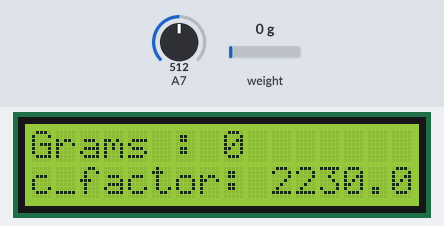
A sketch run on a simulated Arduino Nano, built with avr-gcc and run on an emulated ATmega328P. On the bench: 16×2 character LCD. The test bench sets the inputs (shaded band); at power-on: A7 = 512, weight on the scale 0 g. What the sketch prints to the serial monitor is not drawn.

Above: at 8.4 s.
8.5 s: A7 set to 502
11.3 s: weight on the scale set to 100 g
At 11.55 s:
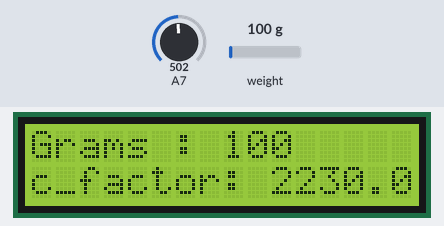
13.0 s: weight on the scale set to 1250 g
At 13.18 s:
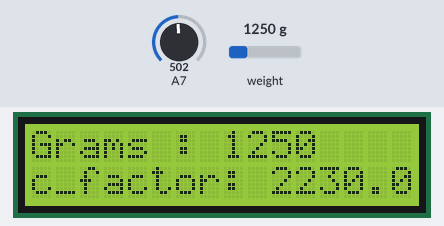
14.6 s: weight on the scale set to 27 g
At 14.82 s:
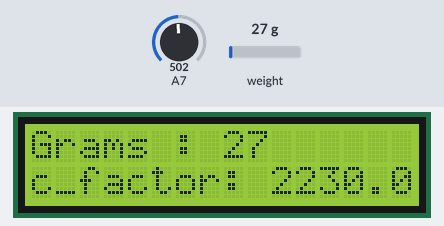

Measured:
- after the input at 11.3 s, the display: changes after 0.20 s (image 1)
- after the input at 13.0 s, the display: changes after 0.14 s (image 2)
- after the input at 14.6 s, the display: changes after 0.17 s (image 3)

The sketch:

weighing_scale_test_v1.0.ino
```cpp
/*
 Setup your scale and start the sketch WITHOUT a weight on the scale
 Once readings are displayed place the weight on the scale
 Press +/- or a/z to adjust the calibration_factor until the output readings match the known weight
 Arduino pin 6 -> HX711 CLK
 Arduino pin 5 -> HX711 DOUT
 Arduino pin 5V -> HX711 VCC
 Arduino pin GND -> HX711 GND
*/

/*
 *   The circuit:
 * LCD RS pin to digital pin 12
 * LCD Enable pin to digital pin 11
 * LCD D4 pin to digital pin 5
 * LCD D5 pin to digital pin 4
 * LCD D6 pin to digital pin 3
 * LCD D7 pin to digital pin 2
 * LCD R/W pin to ground
 * LCD VSS pin to ground
 * LCD VCC pin to 5V
 * 10K resistor:
 * ends to +5V and ground
 * wiper to LCD VO pin (pin 3)
 *
 * http://www.arduino.cc/en/Tutorial/LiquidCrystalHelloWorld
 */
// include the library code:
#include <LiquidCrystal.h>
#include "HX711.h"

HX711 scale(A1, A0);

const int rs = 12, en = 11, d4 = 5, d5 = 4, d6 = 3, d7 = 2;
LiquidCrystal lcd(rs, en, d4, d5, d6, d7);
float calibration_factor = 2230; // this calibration factor is adjusted according to my load cell
float units;
float ounces;

void setup() {
  // set up the LCD's number of columns and rows:
  lcd.begin(16, 2);
  boot_screen();
  Serial.begin(9600);
  Serial.println("HX711 calibration sketch");
  Serial.println("Remove all weight from scale");
  Serial.println("After readings begin, place known weight on scale");
  Serial.println("Press + or a to increase calibration factor");
  Serial.println("Press - or z to decrease calibration factor");

  scale.set_scale();
  scale.tare();  //Reset the scale to 0

  long zero_factor = scale.read_average(); //Get a baseline reading
  Serial.print("Zero factor: "); //This can be used to remove the need to tare the scale. Useful in permanent scale projects.
  Serial.println(zero_factor);
}

void loop() {

  numpad();

  scale.set_scale(calibration_factor); //Adjust to this calibration factor

  Serial.print("Reading: ");
  units = scale.get_units(), 10;
//  not to show negative value
  if (units < 0)
  {
    units = 0.00;
  }
  ounces = units * 0.035274;
  Serial.print(units);
//  value in float
//  Serial.print(round(units));
  Serial.print(" grams");
  Serial.print(" calibration_factor: ");
  Serial.print(calibration_factor);
  Serial.println();

  if(Serial.available())
  {
    char temp = Serial.read();
    if(temp == '+' || temp == 'a')
      calibration_factor += 1;
    else if(temp == '-' || temp == 'z')
      calibration_factor -= 1;
  }
//  LCD codes for printing
  lcd.setCursor(0, 0);
//  lcd.print(units);
//  value in float
  lcd.print("Grams : ");
  lcd.setCursor(8, 0);
  lcd.print(round(units));
  lcd.setCursor(0, 1);
  lcd.print("c_factor: ");
  lcd.print(calibration_factor);

  // clear screen for the next loop:
  delay(100);
  lcd.clear();


//  lcd.noDisplay();
//  delay(500);
//  // Turn on the display:
//  lcd.display();
//  delay(500);

  // Turn off the cursor:
//  lcd.noCursor();
//  delay(500);
//  // Turn on the cursor:
//  lcd.cursor();
//  delay(500);
}

void boot_screen(){
  lcd.setCursor(0, 0);
  lcd.print("Welcome !");
  lcd.setCursor(0, 1);
  lcd.print("+919094542212");
  delay(5000);
  lcd.clear();
  }

void numpad(){
  int adc_val;
  adc_val = analogRead(A7); /* Read input from keypad */
  if (adc_val>850)
  {
    Serial.print("Key Pressed : ");
    Serial.println("1");
    Serial.print(adc_val);
    delay(100);
  }
  else if ( adc_val>450  && adc_val<510)
  {
    Serial.print("Key Pressed : ");
    Serial.println("2");
    Serial.print(adc_val);
    delay(100);
  }
  else if ( adc_val>300  && adc_val<350)
  {
    Serial.print("Key Pressed : ");
    Serial.println("3");
    Serial.print(adc_val);
    delay(100);
  }
  else if ( adc_val>230  && adc_val<270)
  {
    Serial.print("Key Pressed : ");
    Serial.println("A");
    Serial.print(adc_val);
    delay(100);
  }
  else if ( adc_val>160  && adc_val<180)
  {
    Serial.print("Key Pressed : ");
    Serial.println("4");
    Serial.print(adc_val);
    delay(100);
  }
  else if ( adc_val>145  && adc_val<155)
  {
    Serial.print("Key Pressed : ");
    Serial.println("5");
    Serial.print(adc_val);
    delay(100);
  }
  else if ( adc_val>125  && adc_val<135)
  {
    Serial.print("Key Pressed : ");
    Serial.println("6");
    Serial.print(adc_val);
    delay(100);
  }
  else if ( adc_val>105  && adc_val<120)
  {
    delay(1000);
    if ( adc_val>105  && adc_val<120){
      Serial.print("Key Pressed : ");
      Serial.println("B");
      Serial.print(adc_val);
      // set over weight value
      while(1){

        }
      }


    delay(100);
  }
  else if ( adc_val>92  && adc_val<99)
  {
    Serial.print("Key Pressed : ");
    Serial.println("7");
    Serial.print(adc_val);
    delay(100);
  }
  else if ( adc_val>85  && adc_val<90)
  {
    Serial.print("Key Pressed : ");
    Serial.println("8");
    Serial.print(adc_val);
    delay(100);
  }
  else if ( adc_val>77  && adc_val<81)
  {
    Serial.print("Key Pressed : ");
    Serial.println("9");
    Serial.print(adc_val);
    delay(100);
  }
  else if ( adc_val>72  && adc_val<76)
  {
    delay(1000);
    if ( adc_val>72  && adc_val<76){
      Serial.print("Key Pressed : ");
      Serial.println("C");
      Serial.print(adc_val);
      scale.tare();  //Reset the scale to 0
      delay(100);
      }
    Serial.print("Key Pressed : ");
    Serial.println("C");
    Serial.print(adc_val);
    delay(100);
  }
  else if ( adc_val>65  && adc_val<68)
  {
    Serial.print("Key Pressed : ");
    Serial.println("START");
    Serial.print(adc_val);
    delay(100);
  }
  else if ( adc_val>60  && adc_val<62)
  {
    Serial.print("Key Pressed : ");
    Serial.println("0");
    Serial.print(adc_val);
    delay(100);
  }
  else if ( adc_val>57  && adc_val<59)
  {
    Serial.print("Key Pressed : ");
    Serial.println("STOP");
    Serial.print(adc_val);
    delay(100);
  }
  else if( adc_val>52  && adc_val<56)
  {
    Serial.print("Key Pressed : ");
    Serial.println("D");
    Serial.print(adc_val);
    delay(100);
  }
  else
  {
  }
  delay(100);
  }

void numpad_loop(){
  int adc_val2;
  adc_val2 = analogRead(A7); /* Read input from keypad */
  if (adc_val2>850)
  {
    Serial.print("Key Pressed : ");
    Serial.println("1");
    Serial.print(adc_val2);
    delay(100);
  }
  else if ( adc_val2>450  && adc_val2<510)
  {
    Serial.print("Key Pressed : ");
    Serial.println("2");
    Serial.print(adc_val2);
    delay(100);
  }
  else if ( adc_val2>300  && adc_val2<350)
  {
    Serial.print("Key Pressed : ");
    Serial.println("3");
    Serial.print(adc_val2);
    delay(100);
  }
  else if ( adc_val2>230  && adc_val2<270)
  {
    Serial.print("Key Pressed : ");
    Serial.println("A");
    Serial.print(adc_val2);
    delay(100);
  }
  else if ( adc_val2>160  && adc_val2<180)
  {
    Serial.print("Key Pressed : ");
    Serial.println("4");
    Serial.print(adc_val2);
    delay(100);
  }
  else if ( adc_val2>145  && adc_val2<155)
  {
    Serial.print("Key Pressed : ");
    Serial.println("5");
    Serial.print(adc_val2);
    delay(100);
  }
  else if ( adc_val2>125  && adc_val2<135)
  {
    Serial.print("Key Pressed : ");
    Serial.println("6");
    Serial.print(adc_val2);
    delay(100);
  }
  else if ( adc_val2>105  && adc_val2<120)
  {
    Serial.print("Key Pressed : ");
    Serial.println("B");
    Serial.print(adc_val2);
    delay(100);
  }
  else if ( adc_val2>92  && adc_val2<99)
  {
    Serial.print("Key Pressed : ");
    Serial.println("7");
    Serial.print(adc_val2);
    delay(100);
  }
  else if ( adc_val2>85  && adc_val2<90)
  {
    Serial.print("Key Pressed : ");
    Serial.println("8");
    Serial.print(adc_val2);
    delay(100);
  }
  else if ( adc_val2>77  && adc_val2<81)
  {
    Serial.print("Key Pressed : ");
    Serial.println("9");
    Serial.print(adc_val2);
    delay(100);
  }
  else if ( adc_val2>72  && adc_val2<76)
  {
    Serial.print("Key Pressed : ");
    Serial.println("C");
    Serial.print(adc_val2);
    delay(100);
  }
  else if ( adc_val2>65  && adc_val2<68)
  {
    Serial.print("Key Pressed : ");
    Serial.println("START");
    Serial.print(adc_val2);
    delay(100);
  }
  else if ( adc_val2>60  && adc_val2<62)
  {
    Serial.print("Key Pressed : ");
    Serial.println("0");
    Serial.print(adc_val2);
    delay(100);
  }
  else if ( adc_val2>57  && adc_val2<59)
  {
    Serial.print("Key Pressed : ");
    Serial.println("STOP");
    Serial.print(adc_val2);
    delay(100);
  }
  else if( adc_val2>52  && adc_val2<56)
  {
    Serial.print("Key Pressed : ");
    Serial.println("D");
    Serial.print(adc_val2);
    delay(100);
  }
  else
  {
  }
  delay(100);
    }
```
